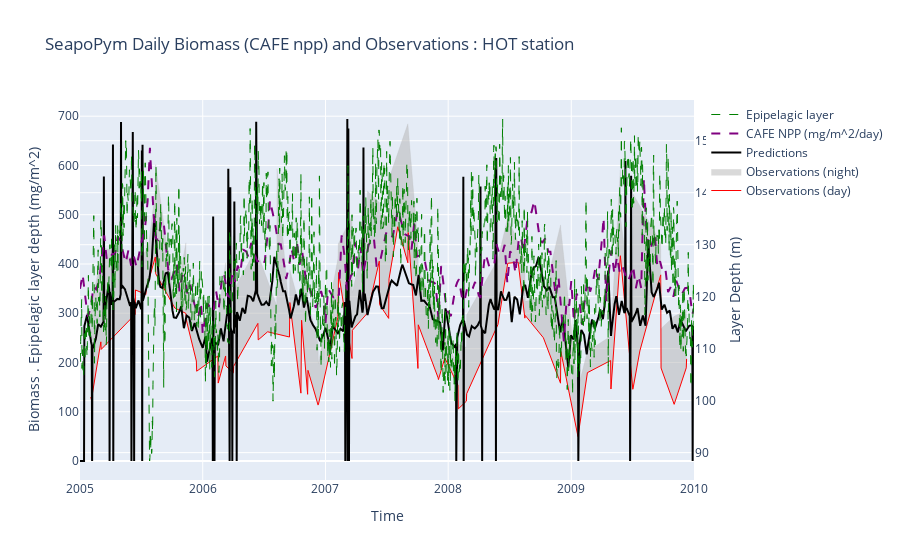

The code cell stored with this chart in its notebook:
### Code cell
fig = go.Figure(
    layout={
        "title": "SeapoPym Daily Biomass (CAFE npp) and Observations : HOT station",
        "xaxis": {"title": "Time"},
        "yaxis": {"title": "Biomass . Epipelagic layer depth (mg/m^2)"},
    }
)


fig.add_trace(
    go.Scatter(
        x=observations_day_pandas.index,
        y=observations_day_pandas,
        fill=None,
        mode="lines",
        line={"color": "red", "width": 1},
        name="Observations (day)",
    )
)

fig.add_trace(
    go.Scatter(
        x=observations_night_pandas.index,
        y=observations_night_pandas,
        fill="tonexty",
        mode="lines",
        line={"color": "rgba(180, 180, 180, 0.2)", "width": 1},
        name="Observations (night)",
    )
)
fig.add_trace(
    go.Scatter(
        x=biomass_pandas.index,
        y=biomass_pandas,
        fill=None,
        mode="lines",
        line={"color": "black"},
        name="Predictions",
    )
)
fig.add_trace(
    go.Scatter(
        x=npp_pandas.index,
        y=npp_pandas,
        fill=None,
        mode="lines",
        line={"color": "purple", "dash": "dash"},
        name="CAFE NPP (mg/m^2/day)",
    )
)

fig.add_trace(
    go.Scatter(
        x=layer_pandas.index,
        y=layer_pandas,
        fill=None,
        mode="lines",
        line={"color": "green", "width": 1, "dash": "dash"},
        name="Epipelagic layer",
    )
)

fig.update_traces(
    yaxis="y2",
    selector={"name": "Epipelagic layer"},
    line={"color": "green", "width": 1, "dash": "dash"},
)

fig.update_layout(yaxis2={"title": "Layer Depth (m)", "overlaying": "y", "side": "right"})

fig.show()

### Figure 1 — Plotly figure (JSON) as saved in the notebook; plotly's stock layout.template omitted (floating-point values rounded to 4 significant figures; data arrays with more than 128 entries replaced by an {"elided": "..."} marker saying what was removed)
{"data": [{"line": {"color": "red", "width": 1}, "mode": "lines", "name": "Observations (day)", "type": "scatter", "x": ["2005-02-02T00:00:00", "2005-02-04T00:00:00", "2005-03-04T00:00:00", "2005-03-05T00:00:00", "2005-06-14T00:00:00", "2005-06-15T00:00:00", "2005-07-16T00:00:00", "2005-07-17T00:00:00", "2005-08-13T00:00:00", "2005-08-14T00:00:00", "2005-10-10T00:00:00", "2005-11-12T00:00:00", "2005-11-13T00:00:00", "2005-12-13T00:00:00", "2005-12-14T00:00:00", "2006-02-15T00:00:00", "2006-02-16T00:00:00", "2006-03-10T00:00:00", "2006-03-11T00:00:00", "2006-04-02T00:00:00", "2006-04-03T00:00:00", "2006-06-14T00:00:00", "2006-06-15T00:00:00", "2006-07-13T00:00:00", "2006-09-16T00:00:00", "2006-09-17T00:00:00", "2006-10-20T00:00:00", "2006-10-21T00:00:00", "2006-10-22T00:00:00", "2006-11-09T00:00:00", "2006-11-10T00:00:00", "2006-12-10T00:00:00", "2006-12-11T00:00:00", "2007-02-07T00:00:00", "2007-02-09T00:00:00", "2007-03-21T00:00:00", "2007-03-22T00:00:00", "2007-05-06T00:00:00", "2007-06-10T00:00:00", "2007-06-11T00:00:00", "2007-07-08T00:00:00", "2007-07-09T00:00:00", "2007-08-04T00:00:00", "2007-09-03T00:00:00", "2007-09-04T00:00:00", "2007-10-03T00:00:00", "2007-10-04T00:00:00", "2007-12-02T00:00:00", "2007-12-03T00:00:00", "2007-12-22T00:00:00", "2008-01-30T00:00:00", "2008-01-31T00:00:00", "2008-02-24T00:00:00", "2008-02-25T00:00:00", "2008-05-28T00:00:00", "2008-06-26T00:00:00", "2008-07-27T00:00:00", "2008-08-16T00:00:00", "2008-08-17T00:00:00", "2008-10-10T00:00:00", "2008-11-30T00:00:00", "2008-12-01T00:00:00", "2009-01-21T00:00:00", "2009-02-18T00:00:00", "2009-04-28T00:00:00", "2009-04-29T00:00:00", "2009-05-27T00:00:00", "2009-07-03T00:00:00", "2009-07-04T00:00:00", "2009-07-24T00:00:00", "2009-09-24T00:00:00", "2009-09-25T00:00:00", "2009-11-03T00:00:00", "2009-12-09T00:00:00", "2009-12-10T00:00:00"], "y": [129.6, 124.4, 241.9, 226.5, 297.7, 347.2, 338.1, 348.6, 414.2, 380.4, 310.6, 299.6, 286.7, 203.0, 182.3, 213.1, 158.2, 213.2, 192.9, 179.0, 192.3, 279.3, 245.8, 262.3, 251.7, 321.8, 137.7, 240.7, 285.7, 135.4, 184.1, 113.5, 114.8, 291.8, 382.7, 208.1, 265.4, 300.5, 405.7, 317.4, 289.5, 369.7, 475.5, 402.4, 463.9, 187.9, 276.5, 168.9, 165.3, 209.0, 153.8, 105.7, 121.5, 136.7, 277.1, 401.4, 403.7, 290.0, 295.6, 250.2, 158.0, 222.4, 49.6, 179.4, 203.9, 146.1, 416.8, 145.6, 148.2, 223.5, 377.9, 188.8, 115.0, 189.1, 207.4]}, {"fill": "tonexty", "line": {"color": "rgba(180, 180, 180, 0.2)", "width": 1}, "mode": "lines", "name": "Observations (night)", "type": "scatter", "x": ["2005-02-01T00:00:00", "2005-02-02T00:00:00", "2005-03-04T00:00:00", "2005-03-05T00:00:00", "2005-06-14T00:00:00", "2005-07-16T00:00:00", "2005-07-17T00:00:00", "2005-07-18T00:00:00", "2005-08-13T00:00:00", "2005-08-14T00:00:00", "2005-10-10T00:00:00", "2005-11-12T00:00:00", "2005-11-13T00:00:00", "2005-12-13T00:00:00", "2005-12-14T00:00:00", "2006-02-15T00:00:00", "2006-02-16T00:00:00", "2006-03-10T00:00:00", "2006-03-11T00:00:00", "2006-03-12T00:00:00", "2006-04-02T00:00:00", "2006-04-03T00:00:00", "2006-06-14T00:00:00", "2006-06-15T00:00:00", "2006-08-09T00:00:00", "2006-08-10T00:00:00", "2006-09-16T00:00:00", "2006-09-17T00:00:00", "2006-10-21T00:00:00", "2006-10-22T00:00:00", "2006-11-09T00:00:00", "2006-11-10T00:00:00", "2006-12-10T00:00:00", "2006-12-11T00:00:00", "2007-02-07T00:00:00", "2007-02-08T00:00:00", "2007-03-21T00:00:00", "2007-03-22T00:00:00", "2007-05-05T00:00:00", "2007-05-06T00:00:00", "2007-06-10T00:00:00", "2007-06-11T00:00:00", "2007-07-08T00:00:00", "2007-07-09T00:00:00", "2007-09-03T00:00:00", "2007-10-03T00:00:00", "2007-10-04T00:00:00", "2007-12-02T00:00:00", "2007-12-03T00:00:00", "2007-12-22T00:00:00", "2008-01-30T00:00:00", "2008-01-31T00:00:00", "2008-02-24T00:00:00", "2008-02-25T00:00:00", "2008-05-28T00:00:00", "2008-06-26T00:00:00", "2008-08-16T00:00:00", "2008-08-17T00:00:00", "2008-10-10T00:00:00", "2008-11-30T00:00:00", "2008-12-01T00:00:00", "2009-01-21T00:00:00", "2009-02-18T00:00:00", "2009-04-28T00:00:00", "2009-04-29T00:00:00", "2009-05-27T00:00:00", "2009-05-28T00:00:00", "2009-07-03T00:00:00", "2009-07-04T00:00:00", "2009-09-24T00:00:00", "2009-09-25T00:00:00", "2009-11-03T00:00:00", "2009-12-10T00:00:00"], "y": [257.0, 311.3, 411.0, 434.4, 410.1, 426.0, 450.3, 405.4, 549.8, 601.6, 320.2, 443.0, 355.7, 301.0, 283.7, 276.7, 298.2, 402.4, 319.8, 247.9, 456.9, 346.8, 437.9, 418.6, 315.5, 593.2, 295.2, 388.2, 303.2, 435.4, 362.6, 325.9, 237.7, 198.0, 410.9, 440.6, 497.5, 341.6, 483.9, 547.9, 524.7, 504.9, 495.1, 573.5, 684.5, 441.3, 389.6, 295.3, 298.6, 250.8, 192.6, 236.8, 230.7, 296.8, 409.6, 494.7, 410.0, 324.2, 331.8, 479.2, 470.8, 147.9, 222.6, 253.2, 265.4, 591.2, 492.2, 294.8, 541.9, 443.8, 269.1, 293.7, 306.5]}, {"line": {"color": "black"}, "mode": "lines", "name": "Predictions", "type": "scatter", "x": {"elided": "1827 str values"}, "y": {"elided": "1827 float values"}}, {"line": {"color": "purple", "dash": "dash"}, "mode": "lines", "name": "CAFE NPP (mg/m^2/day)", "type": "scatter", "x": {"elided": "1827 str values"}, "y": {"elided": "1827 float values"}}, {"line": {"color": "green", "dash": "dash", "width": 1}, "mode": "lines", "name": "Epipelagic layer", "type": "scatter", "x": {"elided": "1827 str values"}, "y": {"elided": "1827 float values"}, "yaxis": "y2"}], "layout": {"title": {"text": "SeapoPym Daily Biomass (CAFE npp) and Observations : HOT station"}, "xaxis": {"title": {"text": "Time"}}, "yaxis": {"title": {"text": "Biomass . Epipelagic layer depth (mg/m^2)"}}, "yaxis2": {"overlaying": "y", "side": "right", "title": {"text": "Layer Depth (m)"}}}}
